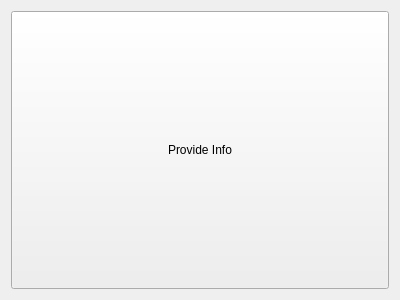
<?xml version="1.0" encoding="UTF-8"?>
<ui version="4.0">
 <class>Widget</class>
 <widget class="QWidget" name="Widget">
  <property name="geometry">
   <rect>
    <x>0</x>
    <y>0</y>
    <width>400</width>
    <height>300</height>
   </rect>
  </property>
  <property name="windowTitle">
   <string>Widget</string>
  </property>
  <layout class="QVBoxLayout" name="verticalLayout">
   <item>
    <widget class="QPushButton" name="provideInfoButton">
     <property name="sizePolicy">
      <sizepolicy hsizetype="Minimum" vsizetype="Expanding">
       <horstretch>0</horstretch>
       <verstretch>0</verstretch>
      </sizepolicy>
     </property>
     <property name="text">
      <string>Provide Info</string>
     </property>
    </widget>
   </item>
  </layout>
 </widget>
 <layoutdefault spacing="6" margin="11"/>
 <resources/>
 <connections/>
</ui>
